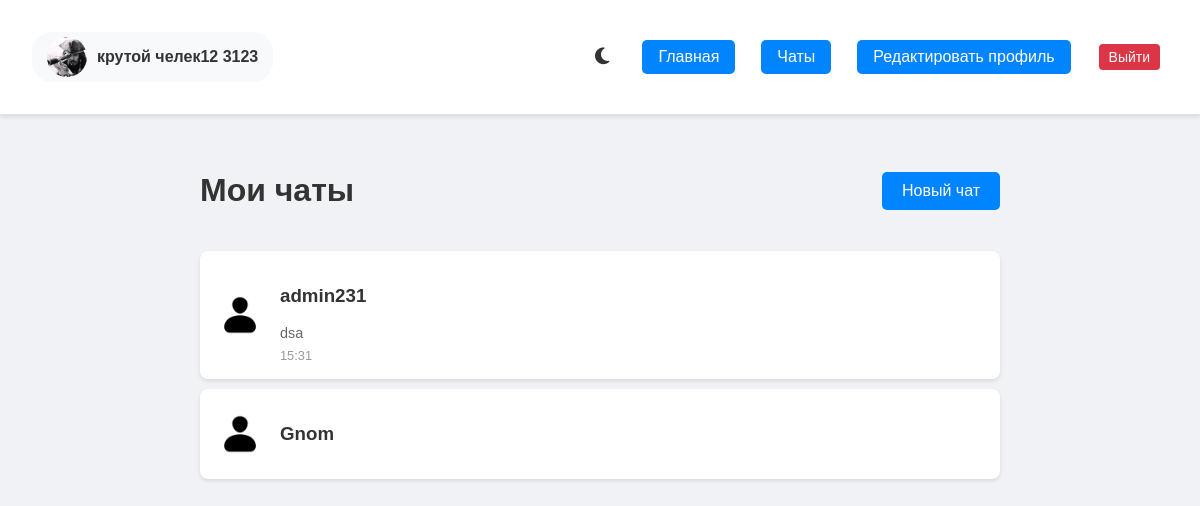
Page /chats/ (signed in) on the earlier database version.
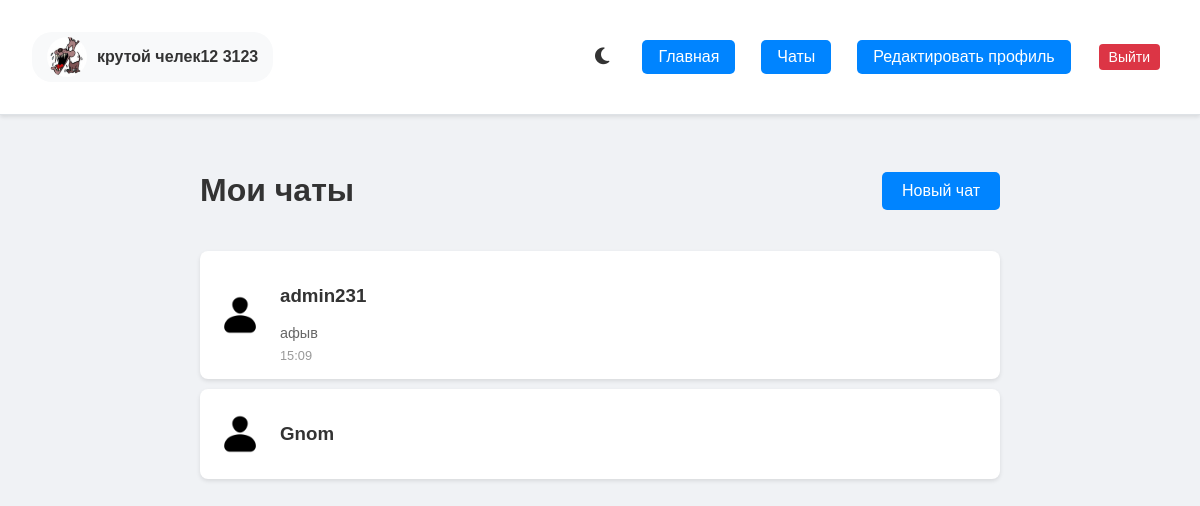
Same page on the later database version.
### messenger/models.py (models this page shows, shortened)
class User(AbstractUser):
    username = models.CharField(max_length=255, unique=True)
    bio = models.TextField(blank=True)
    avatar = models.ImageField(upload_to='avatars/', null=True, blank=True)
    name = models.CharField(max_length=255, blank=True)

class Profile(models.Model):
    user = models.OneToOneField(User, on_delete=models.CASCADE)
    avatar = models.ImageField(upload_to='avatars/', null=True, blank=True)
    bio = models.TextField(blank=True)
    description = models.TextField(max_length=500, blank=True)
    name = models.CharField(max_length=100, blank=True, default='')
    last_activity = models.DateTimeField(auto_now=True)

class Message(models.Model):
    sender = models.ForeignKey(User, on_delete=models.CASCADE, related_name='sent_messages')
    content = models.TextField()
    timestamp = models.DateTimeField(auto_now_add=True)
    attachment = models.FileField(upload_to='message_attachments/', null=True, blank=True)
    reply_to = models.ForeignKey('self', null=True, blank=True, on_delete=models.SET_NULL)

### messenger/views.py (the view)
# urls.py: path('chats/', views.chat_list, name='chat_list'),
@login_required
def chat_list(request):
    chats = Chat.objects.filter(users=request.user)
    return render(request, 'messenger/chat_list.html', {'chats': chats})

### messenger/templates/messenger/chat_list.html (shortened to what this page needs)
{% extends 'messenger/base.html' %}
{% block content %}
<div class="chat-list-container">
    <div class="header">
        <h1>Мои чаты</h1>
        <a href="{% url 'user_search' %}" class="new-chat-btn">Новый чат</a>
    </div>
    <div class="chats">
        {% if chats %}
            {% for chat in chats %}
                <div class="chat-item" onclick="location.href='{% url 'chat_detail' chat.id %}'">
                    {% for user in chat.users.all %}
                        {% if user != request.user %}
                            <div class="chat-preview">
                                {% if user.avatar %}
                                    <img src="{{ user.avatar.url }}" alt="Avatar" class="chat-avatar">
                                {% else %}
                                    <img src="/static/default_avatar.png" alt="Default Avatar" class="chat-avatar">
                                {% endif %}
                                <div class="chat-info">
                                    <h3>{{ user.username }}</h3>
                                    {% with last_message=chat.messages.last %}
                                        {% if last_message %}
                                            <p class="last-message">{{ last_message.content|truncatechars:50 }}</p>
                                            <span class="timestamp">{{ last_message.timestamp|date:"H:i" }}</span>
                                        {% endif %}
                                    {% endwith %}
                                </div>
                            </div>
                        {% endif %}
                    {% endfor %}
                </div>
            {% endfor %}
        {% else %}
            <div class="chat-item">
                <p>У вас пока нет чатов</p>
            </div>
        {% endif %}
    </div>
</div>
{% endblock %}

### messenger/templates/messenger/base.html (shortened to what this page needs)
<!DOCTYPE html>
<html>
<head>
    <link rel="stylesheet" href="https://cdnjs.cloudflare.com/ajax/libs/font-awesome/6.5.1/css/all.min.css">
</head>
<body>
    <nav class="navbar">
        <div class="container nav-container">
            {% if user.is_authenticated %}
            <div class="profile-section">
                <div class="user-item">
                    {% if user.profile and user.profile.avatar %}
                        <img src="{{ user.profile.avatar.url }}" alt="Avatar" class="user-avatar">
                    {% else %}
                        <div class="default-avatar">{{ user.username|first|upper }}</div>
                    {% endif %}
                    <div class="user-info">
                        <span class="user-name">{% if user.profile.name %}{{ user.profile.name }}{% else %}{{ user.username }}{% endif %}</span>
                    </div>
                </div>
            </div>
            {% endif %}
            <div class="nav-links">
                <div class="theme-switch" onclick="toggleTheme()">
                    <i class="fas fa-moon"></i>
                </div>
                <a href="{% url 'main' %}" class="btn">Главная</a>
                {% if user.is_authenticated %}
                    <a href="{% url 'chat_list' %}" class="btn">Чаты</a>
                    <a href="{% url 'profile_edit' %}" class="btn">Редактировать профиль</a>
                    <form method="post" action="{% url 'logout' %}" class="logout-form">
                        <button type="submit" class="btn logout-btn">Выйти</button>
                    </form>
                {% else %}
                    <a href="{% url 'login' %}" class="btn">Войти</a>
                {% endif %}
            </div>
        </div>
    </nav>
    <div class="container">
        {% block content %}
        {% endblock %}
    </div>
</body>
</html>

Differences in the rows shown:
no longer on this page (row unchanged): Message: content "dsa", timestamp "15:31"
changed User "крутой челек12 3123": profile.avatar: a different picture
added Message: content "афыв", timestamp "15:09"
